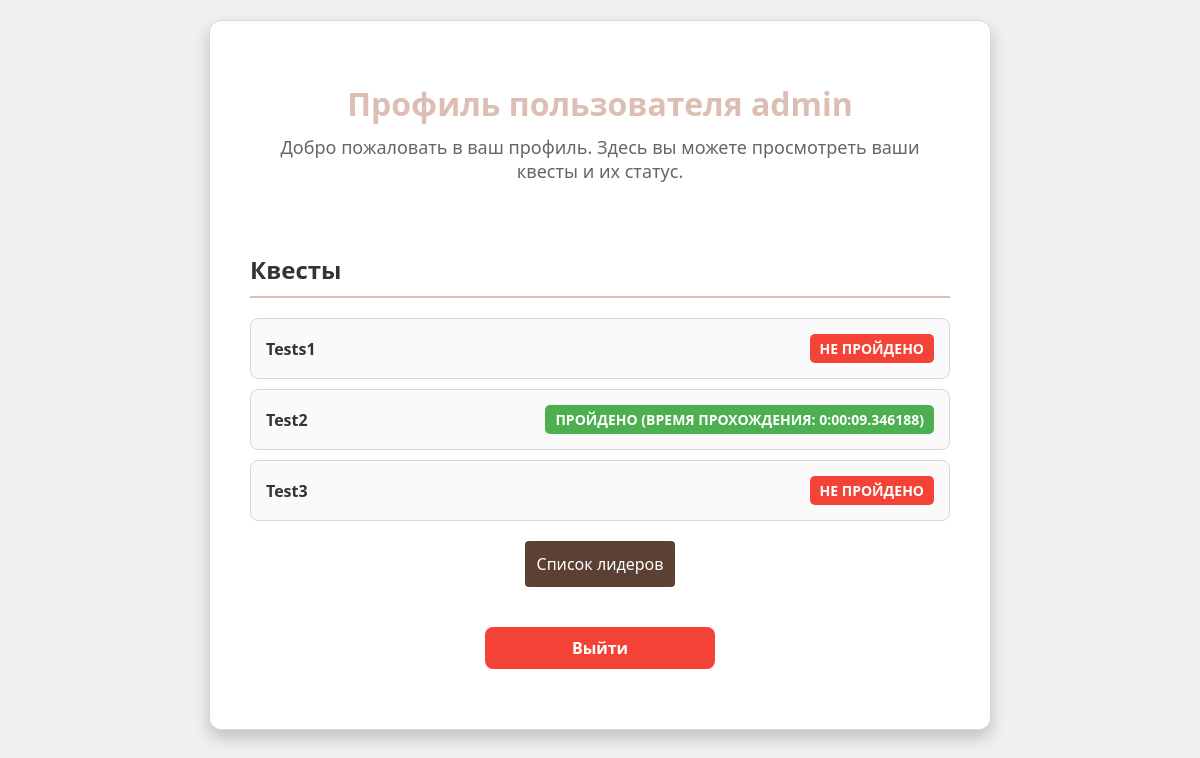
Before: /accounts/profile/ (signed in) with the older database file.
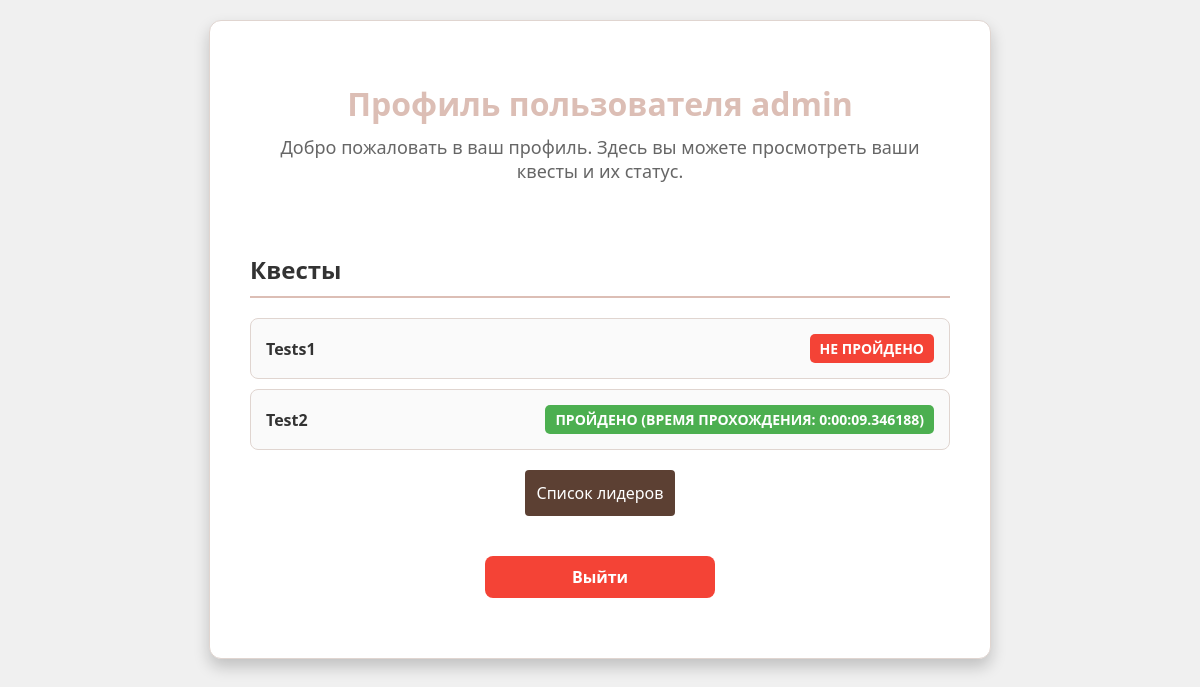
After: the same page with the newer database file.
### accounts/models.py (models this page shows, shortened)
class Quest(models.Model):
    title = models.CharField(max_length=200)

### accounts/views.py (the view)
# urls.py: path('profile/', profile, name='profile'),  # Профиль пользователя
@login_required
def profile(request):
    user = request.user
    quests = Quest.objects.all()
    quest_status = []
    for quest in quests:
        quest_progress = QuestProgress.objects.filter(user=user, quest=quest).first()
        if quest_progress:
            if quest_progress.is_completed:
                status = "Пройдено"
                duration = quest_progress.get_duration()
                if duration:
                    status += f" (Время прохождения: {duration})"
            else:
                status = "Не пройдено"
        else:
            status = "Нет данных"
        quest_status.append((quest, status))
    return render(request, 'accounts/profile.html', {
        'user': user,
        'quest_status': quest_status,
    })

### accounts/models.py (called while the page is built)
    def get_duration(self):
        if self.started_at and self.completed_at:
            return self.completed_at - self.started_at
        return None

### accounts/templates/accounts/profile.html (shortened to what this page needs)
<!DOCTYPE html>
<html lang="ru">
<head>
</head>
<body>
    <div class="profile-container">
        <div class="profile-header">
            <h1>Профиль пользователя {{ user.username }}</h1>
            <p>Добро пожаловать в ваш профиль. Здесь вы можете просмотреть ваши квесты и их статус.</p>
        </div>
        <div class="quest-section">
            <h2>Квесты</h2>
            <ul class="quest-list">
                {% for quest, status in quest_status %}
                    <li>
                        <a href="{% url 'start_quest' quest.id %}">{{ quest.title }}</a>
                        <span class="status
                            {% if 'Пройдено' in status %}completed
                            {% elif 'Не пройдено' in status %}not-completed
                            {% else %}in-progress
                            {% endif %}">{{ status }}</span>
                    </li>
                {% endfor %}
            </ul>
        </div>
        <a href="{% url 'top_user' %}" class="btn-top-user">Список лидеров</a>
        <a href="{% url 'logout' %}" class="logout-button">Выйти</a>
    </div>
</body>
</html>

Changed rows visible on the page:
removed Quest: title "Test3", status "НЕ ПРОЙДЕНО"
